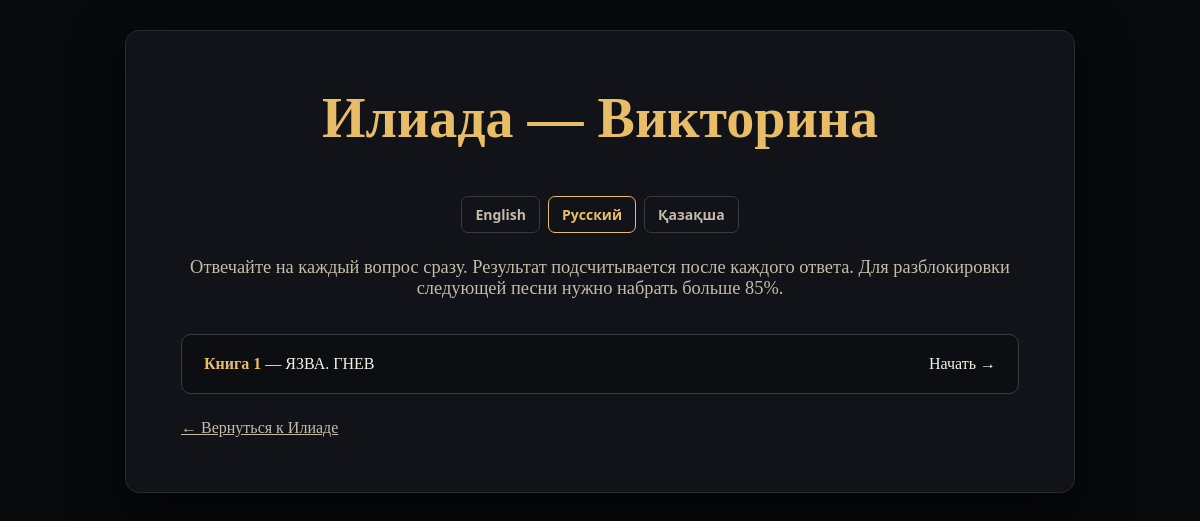
Page /quiz/ru/ on the committed database.
### main/models.py (models this page shows, shortened)
class QuizSong(models.Model):
    LANGUAGE_CHOICES = [
        ("en", "English"),
        ("ru", "Русский"),
        ("kk", "Қазақша"),
    ]
    number = models.PositiveIntegerField(verbose_name="Номер песни")
    language = models.CharField(
        max_length=2,
        choices=LANGUAGE_CHOICES,
        default="en",
        verbose_name="Язык версии",
    )
    title = models.CharField(
        max_length=200,
        verbose_name="Название песни",
    )
    text_html = models.TextField(
        blank=True,
        verbose_name="Текст песни (HTML)",
        help_text=(
            "Для английской версии можно оставить пустым, чтобы использовать "
            "сохранённый текст Book I. Для русского и казахского вставьте сюда "
            "текст в HTML, используя span class=\"clickable\" data-target=\"ID\" "
            "для слов с аннотациями."
        ),
    )
    class Meta:
        ordering = ["number", "language"]
        constraints = [
            models.UniqueConstraint(
                fields=["number", "language"],
                name="unique_song_version_language",
            )
        ]
        verbose_name = "Версия песни"
        verbose_name_plural = "Версии песен"

### main/views.py (the view)
# urls.py: path("quiz/", views.quiz_home, {"language": "en"}, name="quiz_home"),
def quiz_home(request, language="en"):
    language = _language_or_404(language)
    songs = QuizSong.objects.filter(language=language)
    return render(
        request,
        "quiz_home.html",
        {
            "songs": songs,
            "language": language,
            "language_names": LANGUAGE_NAMES,
            "ui": _ui(language),
            "pass_percent": PASS_PERCENT,
        },
    )

### main/views.py (called while the page is built)
def _ui(language):
    return {
        key: value.format(pass_percent=PASS_PERCENT, required_percent=PASS_PERCENT)
        for key, value in INTERFACE_TEXT[language].items()
    }

def _language_or_404(language):
    language = language.lower()
    if language not in SUPPORTED_LANGUAGES:
        from django.http import Http404
        raise Http404("Unsupported language")
    return language

### main/templates/quiz_home.html (shortened to what this page needs)
<!DOCTYPE html>
<html lang="{{ language }}">
<head>
</head>
<body>
  <main class="wrap">
    <section class="card">
      <h1>{{ ui.quiz }}</h1>
      <nav class="language-nav" aria-label="{{ ui.language }}">
        <a href="{% url 'quiz_home_language' 'en' %}" class="{% if language == 'en' %}active{% endif %}">English</a>
        <a href="{% url 'quiz_home_language' 'ru' %}" class="{% if language == 'ru' %}active{% endif %}">Русский</a>
        <a href="{% url 'quiz_home_language' 'kk' %}" class="{% if language == 'kk' %}active{% endif %}">Қазақша</a>
      </nav>
      <p class="subtitle">
        {{ ui.quiz_subtitle }}
      </p>
      <div class="songs">
        {% for song in songs %}
          <a class="song" href="{% url 'quiz_song' language song.number %}">
            <span><strong>{{ ui.book }} {{ song.number }}</strong> — {{ song.title }}</span>
            <span>{{ ui.start }} →</span>
          </a>
        {% empty %}
          <p>{{ ui.no_quiz_questions }}</p>
        {% endfor %}
      </div>
      <a class="home" href="{% url 'reader_language' language %}">← {{ ui.back_to_iliad }}</a>
    </section>
  </main>
</body>
</html>

### main/templates/quiz_home.html (style rules this page uses)
:root { --bg: #08090b; --paper: #111318; --ink: #f4f0e7; --muted: #c4bba8; --gold: #e8bd67; --gold-hover: #f4d58f; --panel: #0c0e12; --border: #80602e; --green: #6fcf97; }
* { box-sizing: border-box; }
body { margin: 0; min-height: 100vh; padding: 30px 16px; background: var(--bg); color: var(--ink); font-family: "Trebuchet MS", "Palatino Linotype", Palatino, Georgia, serif; }
.wrap { max-width: 950px; margin: 0 auto; }
.card { background: var(--paper); border: 1px solid #292a2e; border-radius: 14px; padding: clamp(24px, 5vw, 55px); box-shadow: 0 18px 50px rgba(0,0,0,.55); }
h1 { margin-top: 0; text-align: center; color: var(--gold); font-size: clamp(2.2rem, 5vw, 3.5rem); }
.subtitle { text-align: center; color: var(--muted); font-size: 1.15rem; margin-bottom: 35px; }
.songs { display: grid; gap: 14px; }
.song { display: flex; justify-content: space-between; align-items: center; gap: 20px; padding: 20px 22px; border: 1px solid #393b40; border-radius: 10px; background: var(--panel); text-decoration: none; color: var(--ink); transition: .15s ease; }
.song strong { color: var(--gold); }
.home { display: inline-block; margin-top: 25px; color: var(--muted); }
.language-nav { text-align:center; margin: 0 0 24px; display:flex; justify-content:center; gap:8px; flex-wrap:wrap; }
.language-nav a { display:inline-block; padding:8px 13px; border:1px solid #393b40; border-radius:7px; color:var(--muted); text-decoration:none; font:600 14px system-ui,sans-serif; }
.language-nav a.active { border-color:var(--gold); color:var(--gold); }

### rows in the picture
QuizSong: book "Книга", number "1", title "ЯЗВА. ГНЕВ", start "Начать"

### other values in the picture
{{ ui.quiz }} "Илиада — Викторина"
{{ ui.quiz_subtitle }} "Отвечайте на каждый вопрос сразу. Результат подсчитывается после каждого ответа. Для разблокировки следующей песни нужно набрать больше 85%."
{{ ui.back_to_iliad }} "Вернуться к Илиаде"
